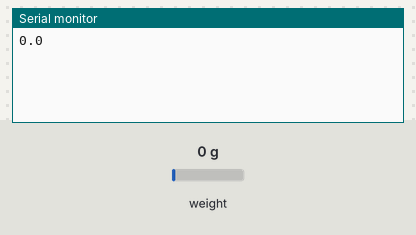
Bench run of a sketch on a simulated Arduino Uno, built with avr-gcc and run on an emulated ATmega328P. Parts: the last lines printed to the serial monitor. The test bench sets the inputs (shaded band); at power-on: weight on the scale 0 g.

Above: at 2.2 s.
2.3 s: weight on the scale set to 100 g
At 2.3 s:
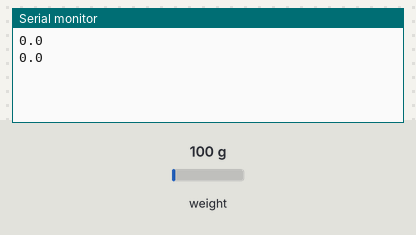
3.8 s: weight on the scale set to 1250 g
At 5.2 s:
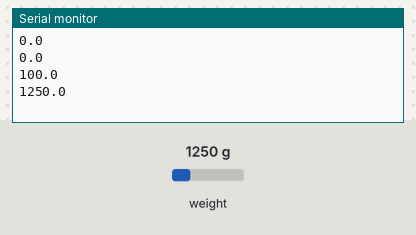
Timing chart, 0 to 6.8 s (numbered marks = the images above; inputs shaded):
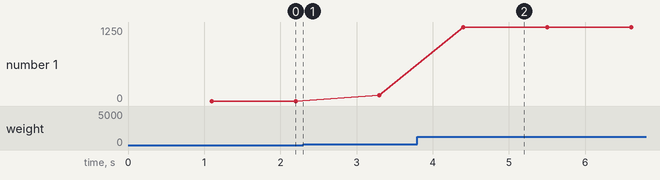

The sketch:

hx711running.ino
```cpp
// (licence header left out)
#include "HX711.h"

#define calibration_factor 200.0 //This value is obtained using the SparkFun_HX711_Calibration sketch

#define DOUT  5
#define CLK  6

HX711 scale(5,6);

void setup() {
  Serial.begin(9600);
  //Serial.println("HX711 scale demo");

  scale.set_scale(calibration_factor); //This value is obtained by using the SparkFun_HX711_Calibration sketch
  scale.tare(); //Assuming there is no weight on the scale at start up, reset the scale to 0
  while(Serial.available()){
    Serial.read();
   }

  //Serial.println("Readings:");
}

void loop() {
  //Serial.print("Reading: ");
  Serial.println(scale.get_units(), 1); //scale.get_units() returns a float
  //Serial.print(" grams"); //You can change this to kg but you'll need to refactor the calibration_factor
  //Serial.println();
  delay(1000);
}
```

Measured:
- after the input at 3.8 s, the serial monitor: prints a new line after 0.60 s (image 2)
- plotted number 1: 0 → 100 after the input at 2.3 s, 100 → 1250 after the input at 3.8 s
